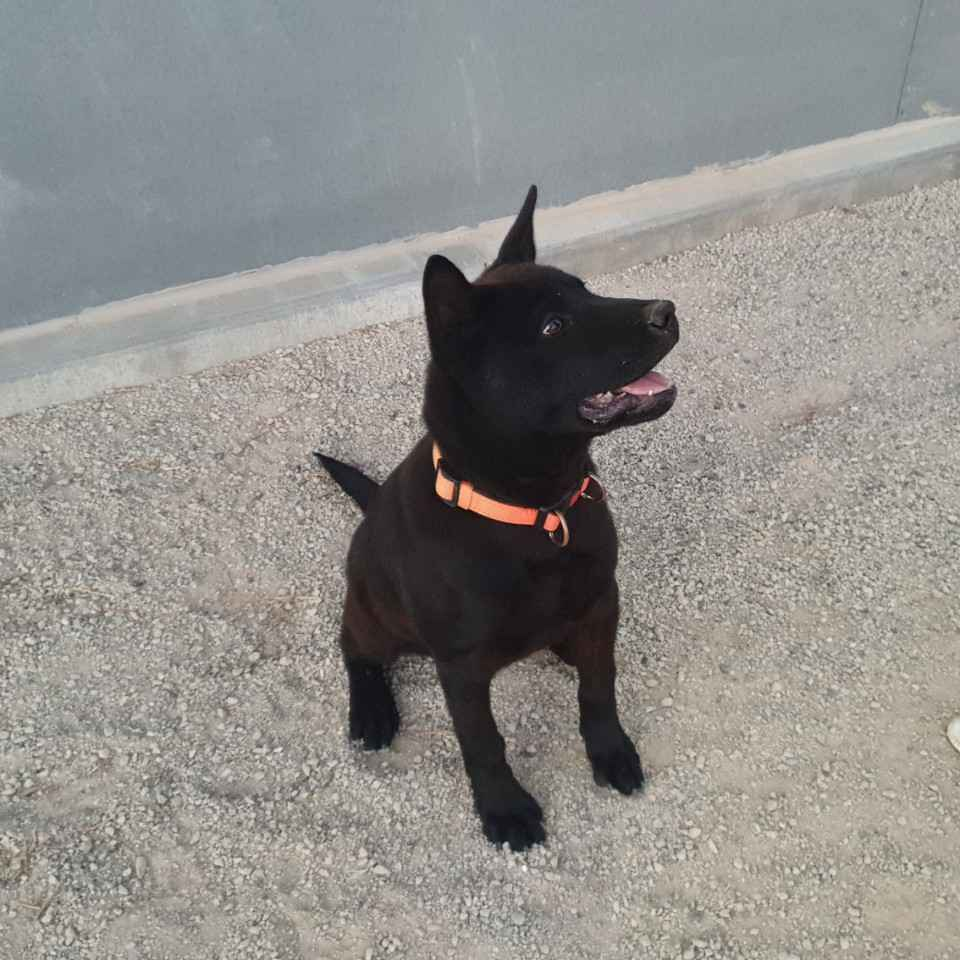
#> input picture testimgs/1.jpg, 960 x 960 px
$ python -i img2graph.py   (imports and definitions only)
#> lines starting #> are read from the running program, lines starting #| are printed output that depends on the picture
import cv2 as cv
import numpy as np
from scipy.signal import convolve2d
import matplotlib.pyplot as plt
import time

# IMG1 = cv.imread('./testimgs/5.png')[:, :, ::-1]  # BGR -> RGB 변환

# ======================== 기본 변수


# 점 몇 칸마다 찍을 지
dotLimitByDistance = 3

# 이미지 노이즈 지울 정도
IMG_THRESHOLD = 30

# 수축 팽창 할까요?
IMG_ERODE_DILLATE = False

# 블러 처리 할까요?
DO_BLUR = False


# 3x3 필터 정의
filter_ = np.array([[-1, 0, 1],
                    [-1, 0, 1],
                    [-1, 0, 1]])

filter_2 = np.array([[1, 0, -1],
                     [1, 0, -1],
                     [1, 0, -1]])

filter_3 = np.array([[1, 1, 1],
                    [0, 0, 0],
                    [-1, -1, -1]])

filter_4 = np.array([[-1, -1, -1],
                     [0, 0, 0],
                     [1, 1, 1]])

# 5x5 필터 정의
filter_mean = np.array([[1, 1, 1, 1, 1],
						[1, 1, 1, 1, 1],
						[1, 1, 1, 1, 1],
						[1, 1, 1, 1, 1],
						[1, 1, 1, 1, 1]])

# 평행이동 정의
affM1 = np.array([
	[1, 0, 0],
	[0, 1, +1]
], dtype = np.float32)

affM2 = np.array([
	[1, 0, 0],
	[0, 1, -1]
], dtype = np.float32)

affM3 = np.array([
	[1, 0, +1],
	[0, 1, 0]
], dtype = np.float32)

affM4 = np.array([
	[1, 0, -1],
	[0, 1, 0]
], dtype = np.float32)

# 그래프 점을 찍을 목록들
checkLength = 2
# checkList = [(x, y) for x in range(0, (checkLength-1)*2+1) for y in range(-checkLength, checkLength+1)]
checkList = [
	(0, 1),  (1, 1),
	(0, 0),  (1, 0),
	(0, -1), (1, -1),
]
# [1 line not run here, left out]


#========================= 이미지 변환


def convertImg(img):
	# 이미지 읽기
	gray_image = cv.cvtColor(img, cv.COLOR_RGB2GRAY)  # 흑백 이미지로 변환

	if DO_BLUR:
		gray_image = convolve2d(gray_image, filter_mean, mode='valid', boundary='fill', fillvalue=0) # 블러 처리

	# 각각의 필터로 컨볼루션 수행
	output1 = convolve2d(gray_image, filter_, mode='valid', boundary='fill', fillvalue=0)
	output2 = convolve2d(gray_image, filter_2, mode='valid', boundary='fill', fillvalue=0)
	output3 = convolve2d(gray_image, filter_3, mode='valid', boundary='fill', fillvalue=0)
	output4 = convolve2d(gray_image, filter_4, mode='valid', boundary='fill', fillvalue=0)
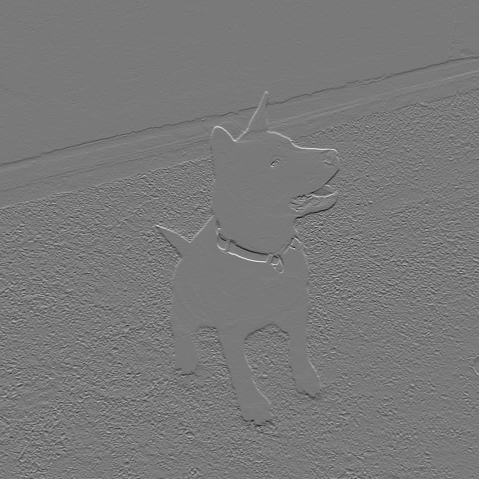
#> output4: shape (958, 958) int64 (shown at 1/2 size); min -393, max 431, mean -0.1; drawn with min black and max white

	# 절댓값을 더해 엣지 강도 계산
	output = np.abs(output1) + np.abs(output2) + np.abs(output3) + np.abs(output4)
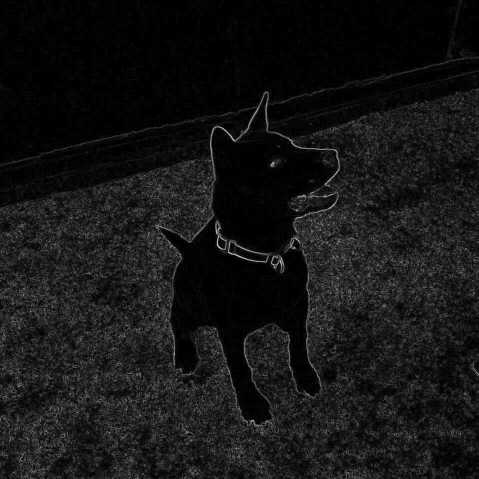
#> output: shape (958, 958) int64 (shown at 1/2 size); min 0, max 1264, mean 105.3; drawn with min black and max white
	normalized_output = cv.normalize(output, None, 0, 255, cv.NORM_MINMAX).astype(np.uint8)
	_, binary_output = cv.threshold(normalized_output, IMG_THRESHOLD, 1, cv.THRESH_BINARY)
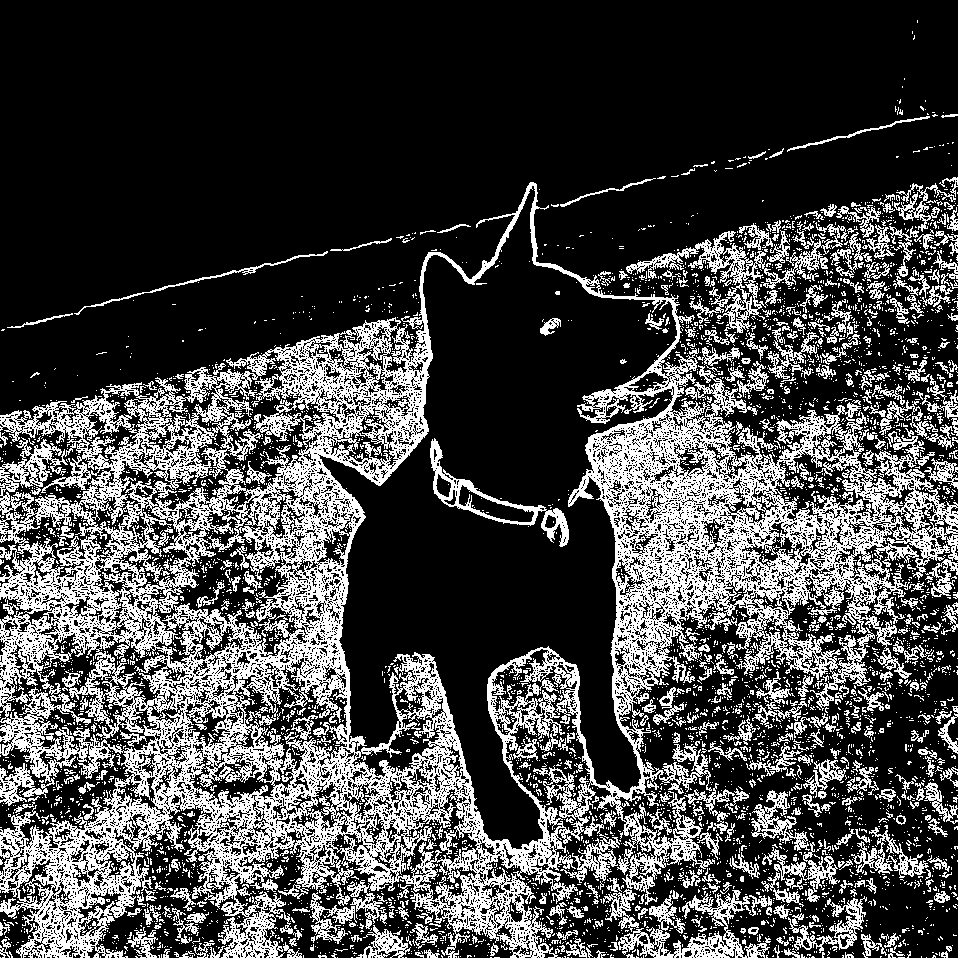
#> binary_output: shape (958, 958); values 0 (black) and 1 (white), 27.8% white in thin lines or dots

	if IMG_ERODE_DILLATE:
		# 수축하고 팽창해서 더러운 점들 없애기
		kernel = np.ones((2, 2), np.uint8)

		changedImg1 = cv.erode(binary_output, kernel, iterations=1)
		changedImg2 = cv.dilate(changedImg1, kernel, iterations=1)
	else:
		changedImg2 = binary_output

	# 윤곽선 1픽셀을 남기기 위한 작업
	imgShape = (changedImg2.shape[1], changedImg2.shape[0])

	changedImg3 = cv.warpAffine(changedImg2, affM1, imgShape) + cv.warpAffine(changedImg2, affM2, imgShape) + cv.warpAffine(changedImg2, affM3, imgShape) + cv.warpAffine(changedImg2, affM4, imgShape)
	changedImg3 = np.where(changedImg3 > 0, 1, 0) - changedImg2
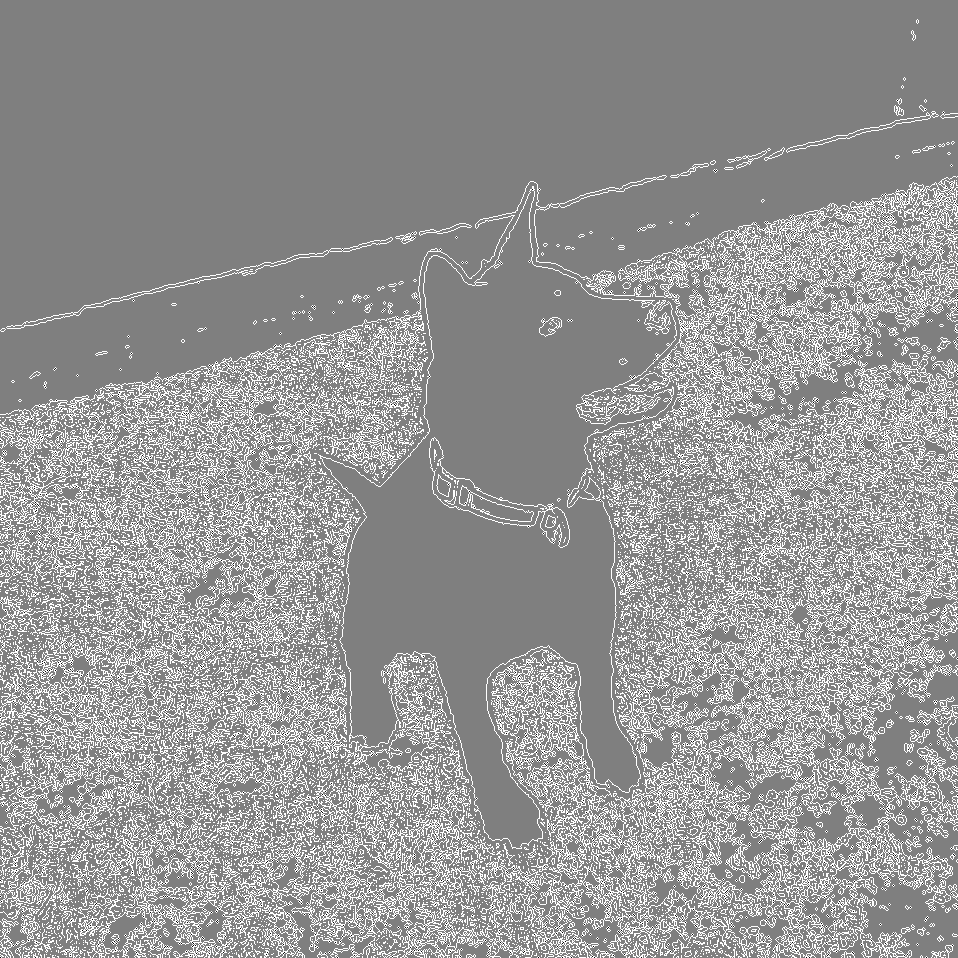
#> changedImg3: shape (958, 958) int64; min -1, max 1, mean 0.186; drawn with min black and max white

	# 점들 가져오기
	dotListY, dotListX = np.where(changedImg3 == 1)

	# 점들로 변환
	dotsDict = {k : True for k in sorted([(x, y) for x, y in zip(dotListX, dotListY)], key = lambda x : x[0])}
#> dotsDict = 174052 items

	allGraphDots = []

	while True:
		if len(dotsDict) == 0:
			break

		# dotsDict의 첫 데이터 고름
		dotX, dotY = next(iter(dotsDict))
		dotVector = (0, 0)

		dotPoses = [(dotX, dotY)]
		del dotsDict[(dotX, dotY)]

		addDot = 0
		while True:
			possibleNextPlus = [(xx, yy) for xx, yy in checkList if dotsDict.get((dotX + xx, dotY + yy))]
			# print(tmp)
			if len(possibleNextPlus) == 0:
				dotPoses.append((dotX, dotY))
				break

			# 여기서 다음 칸 고르기
			nextPlusPos = possibleNextPlus[0]

			dotX += nextPlusPos[0]
			dotY += nextPlusPos[1]

			del dotsDict[(dotX, dotY)]
			# dotsDict.pop((dotX, dotY))

			addDot += 1
			if addDot > dotLimitByDistance:
				dotPoses.append((dotX, dotY))
				addDot = 0

		if len(dotPoses) > 2:
			allGraphDots.append(dotPoses)
#> this loop made 33323 passes
#> after the loop, allGraphDots = 11016 items

	AllDatas = []
	for data in allGraphDots:
		# [7 lines of commented-out code are left out]
		AllDatas.append(data)#(graphX, graphY))
#> this loop made 11016 passes
#> data on passes 1, 3, 4: [(0, 330), (4, 330), (5, 329)], [(0, 424), (3, 427), (7, 428), (10, 430), (12, 431)], [(0, 431), (1, 435), (4, 435), (8, 438), (8, 439)]
#> after the loop, AllDatas = 11016 items

	return AllDatas

>>> import cv2
>>> picture = cv2.cvtColor(cv2.imread('testimgs/1.jpg'), cv2.COLOR_BGR2RGB)
>>> result = convertImg(picture)
#> result = 11016 items

$ run again, on testimgs/3.jpg
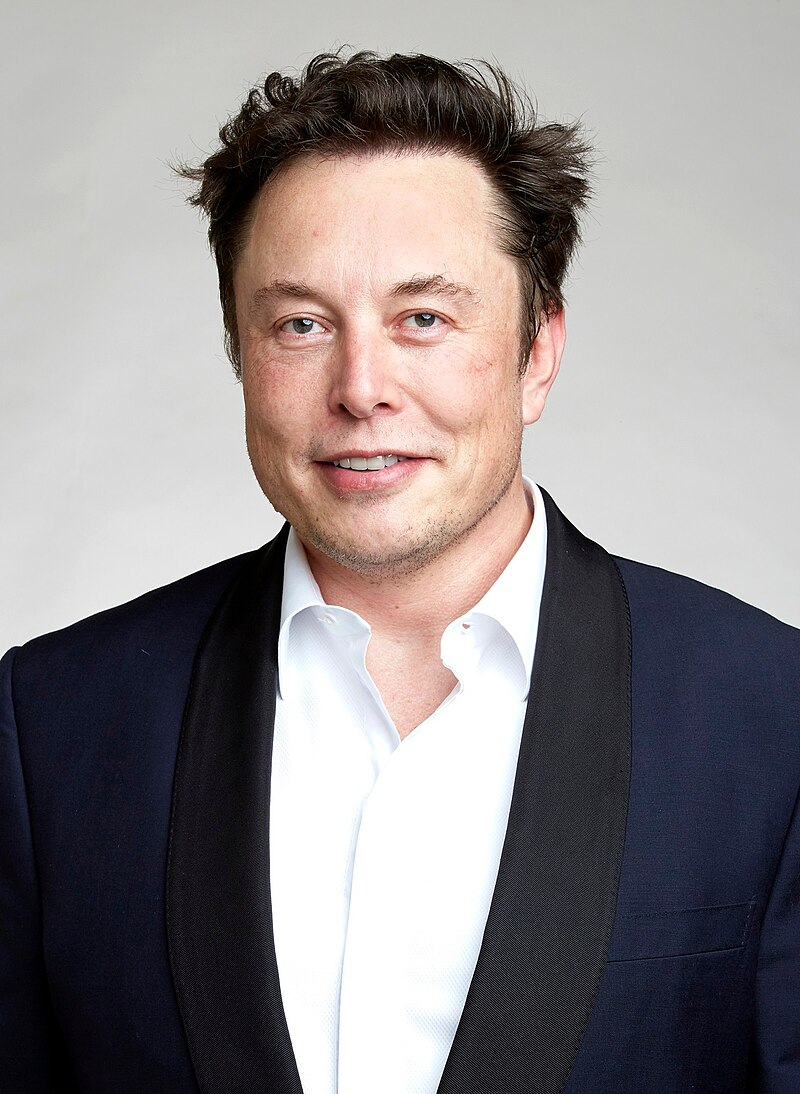
#> input picture testimgs/3.jpg, 800 x 1094 px
#> in convertImg, `_, binary_output = cv.threshold(normalized_output, IMG_THRESHOLD, 1, c..`:
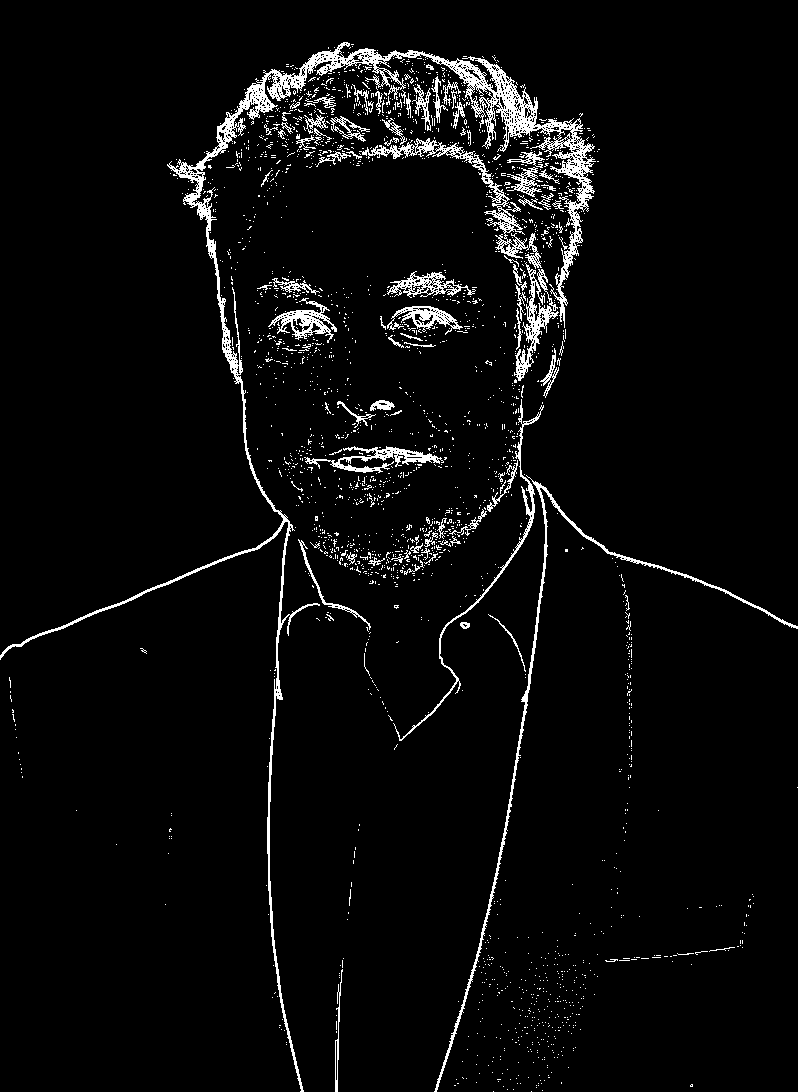
#> binary_output: shape (1092, 798); values 0 (black) and 1 (white), 4.2% white in thin lines or dots
#> in convertImg, `changedImg3 = np.where(changedImg3 > 0, 1, 0) - changedImg2`:
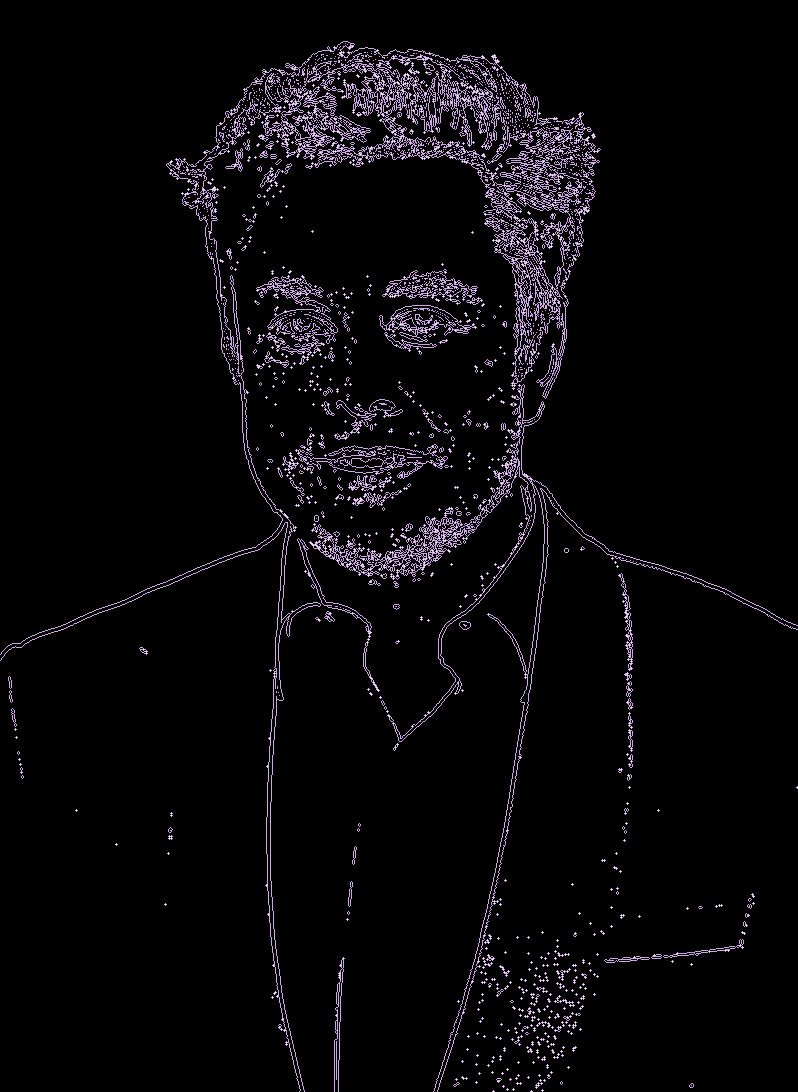
#> changedImg3: shape (1092, 798) int64; 3 distinct labels, from -1 to 1; one colour per label, 0 black, -1 white
#> dotsDict = 35694 items
#> the loop in convertImg, `while True:` made 6245 passes
#> after the loop in convertImg, `while True:`: allGraphDots = 2014 items
#> the loop in convertImg, `for data in allGraphDots:` made 2014 passes
#> data on passes 4 to 6: [(9, 691), (11, 695), (12, 699), (12, 701)], [(9, 695), (10, 699), (11, 702)], [(11, 712), (14, 715), (15, 719), (15, 721)]
